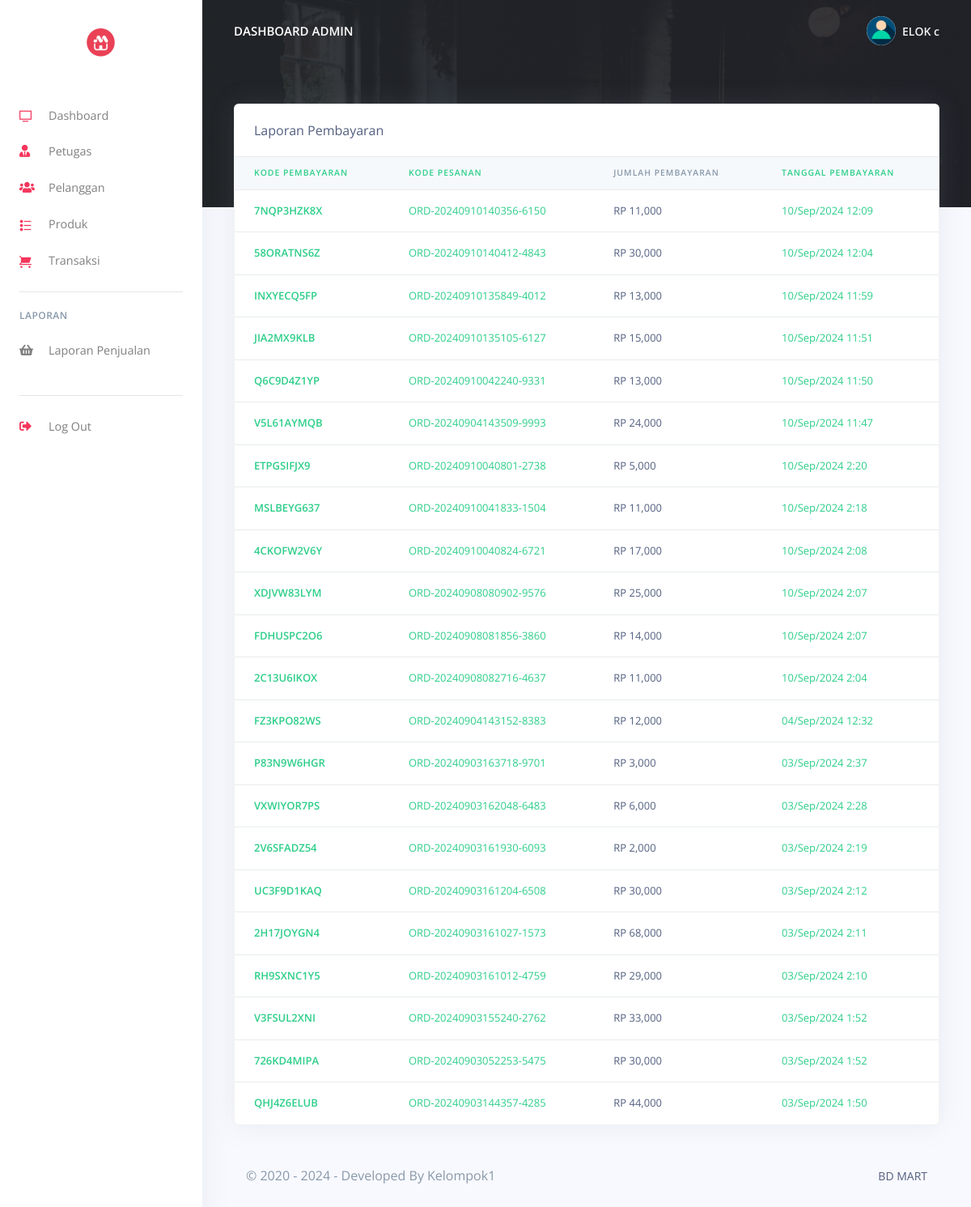
The app's page /pos/admin/payments_reports.php (signed in) with its own data.
### tables this page shows
CREATE TABLE `user` (
  `UserID` int(11) NOT NULL,
  `Username` varchar(255) NOT NULL,
  `Password` varchar(255) NOT NULL,
  `Email` varchar(255) NOT NULL,
  `NamaLengkap` varchar(255) NOT NULL,
  `Alamat` varchar(200) NOT NULL,
  `level` enum('admin','petugas') NOT NULL
);

CREATE TABLE `detailpenjualan` (
  `DetailIID` int(11) NOT NULL,
  `PenjualanID` int(11) NOT NULL,
  `ProdukID` int(11) NOT NULL,
  `kode_pembayaran` varchar(200) NOT NULL,
  `kode_penjualan` varchar(200) NOT NULL,
  `JumlahProduk` int(11) NOT NULL,
  `TotalHarga` decimal(10,2) NOT NULL,
  `DibuatPada` timestamp NOT NULL DEFAULT current_timestamp() ON UPDATE current_timestamp(),
  `TotalBayar` decimal(10,2) NOT NULL,
  `kembalian` decimal(10,2) NOT NULL
);

### pos/admin/payments_reports.php (the view, shortened to what this page needs)
<?php
include('config/checklogin.php');
require_once('partials/_head.php');
?>
<body>
    <?php
    require_once('partials/_sidebar.php');
    ?>
    <div class="main-content">
        <?php
        require_once('partials/_topnav.php');
        ?>
        <div class="container-fluid mt--8">
            <div class="row">
                <div class="col">
                    <div class="card shadow">
                        <div class="card-header border-0">
                            Laporan Pembayaran
                        </div>
                        <div class="table-responsive">
                            <table class="table align-items-center table-flush">
                                <thead class="thead-light">
                                    <tr>
                                        <th class="text-success" scope="col">Kode Pembayaran</th>
                                        <th class="text-success" scope="col">Kode Pesanan</th>
                                        <th scope="col">Jumlah Pembayaran</th>
                                        <th class="text-success" scope="col">Tanggal Pembayaran</th>
                                    </tr>
                                </thead>
                                <tbody>
                                    <?php
                                    $ret = "SELECT * FROM  detailpenjualan ORDER BY `DibuatPada` DESC ";
                                    $stmt = $mysqli->prepare($ret);
                                    $stmt->execute();
                                    $res = $stmt->get_result();
                                    while ($payment = $res->fetch_object()) {
                                    ?>
                                        <tr>
                                            <th class="text-success" scope="row">
                                                <?php echo $payment->kode_pembayaran; ?>
                                            </th>
                                            <td class="text-success">
                                                <?php echo $payment->kode_penjualan; ?>
                                            </td>
                                            <td>
                                                RP <?php echo number_format($payment->TotalHarga, 0, '.', ','); ?>
                                            </td>
                                            <td class="text-success">
                                                <?php echo date('d/M/Y g:i', strtotime($payment->DibuatPada)) ?>
                                            </td>
                                        </tr>
                                    <?php } ?>
                                </tbody>
                            </table>
                        </div>
                    </div>
                </div>
            </div>
            <?php
            require_once('partials/_footer.php');
            ?>
        </div>
    </div>
</body>
</html>

### pos/admin/partials/_sidebar.php (shortened to what this page needs)
<?php
$UserID = $_SESSION['UserID'];
$ret = "SELECT * FROM  user  WHERE UserID = '$UserID'";
$stmt = $mysqli->prepare($ret);
$stmt->execute();
$res = $stmt->get_result();
while ($admin = $res->fetch_object()) {
?>
  <nav class="navbar navbar-vertical fixed-left navbar-expand-md navbar-light bg-white" id="sidenav-main">
    <div class="container-fluid">
      <a class="navbar-brand" href="dashboard.php">
        <img src="assets/img/brand/logo.jpg" class="navbar-brand-img img-fluid" alt="...">
      </a>
      <div class="collapse navbar-collapse" id="sidenav-collapse-main">
        <ul class="navbar-nav">
          <li class="nav-item">
            <a class="nav-link" href="dashboard.php">
              <i class="ni ni-tv-2 text-danger"></i> Dashboard
            </a>
          </li>
          <li class="nav-item">
            <a class="nav-link" href="hrm.php">
              <i class="fas fa-user-tie text-danger"></i> Petugas
            </a>
          </li>
          <li class="nav-item">
            <a class="nav-link" href="customes.php">
              <i class="fas fa-users text-danger"></i> Pelanggan
            </a>
          </li>
          <li class="nav-item">
            <a class="nav-link" href="products.php">
              <i class="ni ni-bullet-list-67 text-danger"></i>Produk
            </a>
          </li>
          <li class="nav-item">
            <a class="nav-link" href="orders.php">
              <i class="ni ni-cart text-danger"></i> Transaksi
            </a>
          </li>
        </ul>
        <hr class="my-3">
        <h6 class="navbar-heading text-muted">Laporan</h6>
        <ul class="navbar-nav mb-md-3">
          <li class="nav-item">
            <a class="nav-link" href="report.php">
              <i class="fas fa-shopping-basket"></i> Laporan Penjualan
            </a>
          </li>
        </ul>
        <hr class="my-3">
        <ul class="navbar-nav mb-md-3">
          <li class="nav-item">
            <a class="nav-link" href="logout.php">
              <i class="fas fa-sign-out-alt text-danger"></i> Log Out
            </a>
          </li>
        </ul>
      </div>
    </div>
  </nav>
<?php } ?>

### pos/admin/partials/_topnav.php (shortened to what this page needs)
<?php
$UserID = $_SESSION['UserID'];
$ret = "SELECT * FROM  user  WHERE UserID = '$UserID'";
$stmt = $mysqli->prepare($ret);
$stmt->execute();
$res = $stmt->get_result();
while ($admin = $res->fetch_object()) {
?>
    <nav class="navbar navbar-top navbar-expand-md navbar-dark" id="navbar-main">
        <div class="container-fluid">
            <a class="h4 mb-0 text-white text-uppercase d-none d-lg-inline-block" href="dashboard.php">Dashboard Admin</a>
            <ul class="navbar-nav align-items-center d-none d-md-flex">
                <li class="nav-item dropdown">
                    <a class="nav-link pr-0" href="#" role="button" data-toggle="dropdown" aria-haspopup="true" aria-expanded="false">
                        <div class="media align-items-center">
                            <span class="avatar avatar-sm rounded-circle">
                                <img alt="Image placeholder" src="assets/img/theme/user-a-min.png">
                            </span>
                            <div class="media-body ml-2 d-none d-lg-block">
                                <span class="mb-0 text-sm  font-weight-bold"><?php echo $admin->Username; ?></span>
                            </div>
                        </div>
                    </a>
                </li>
            </ul>
        </div>
    </nav>
<?php } ?>

### records on screen
user: Username "ELOK c"
detailpenjualan: kode_pembayaran "7NQP3HZK8X", kode_penjualan "ORD-20240910140356-6150", TotalHarga "11,000", DibuatPada "10/Sep/2024 12:09"
detailpenjualan: kode_pembayaran "58ORATNS6Z", kode_penjualan "ORD-20240910140412-4843", TotalHarga "30,000", DibuatPada "10/Sep/2024 12:04"
detailpenjualan: kode_pembayaran "INXYECQ5FP", kode_penjualan "ORD-20240910135849-4012", TotalHarga "13,000", DibuatPada "10/Sep/2024 11:59"
detailpenjualan: kode_pembayaran "JIA2MX9KLB", kode_penjualan "ORD-20240910135105-6127", TotalHarga "15,000", DibuatPada "10/Sep/2024 11:51"
detailpenjualan: kode_pembayaran "Q6C9D4Z1YP", kode_penjualan "ORD-20240910042240-9331", TotalHarga "13,000", DibuatPada "10/Sep/2024 11:50"
detailpenjualan: kode_pembayaran "V5L61AYMQB", kode_penjualan "ORD-20240904143509-9993", TotalHarga "24,000", DibuatPada "10/Sep/2024 11:47"
detailpenjualan: kode_pembayaran "ETPGSIFJX9", kode_penjualan "ORD-20240910040801-2738", TotalHarga "5,000", DibuatPada "10/Sep/2024 2:20"
detailpenjualan: kode_pembayaran "MSLBEYG637", kode_penjualan "ORD-20240910041833-1504", TotalHarga "11,000", DibuatPada "10/Sep/2024 2:18"
detailpenjualan: kode_pembayaran "4CKOFW2V6Y", kode_penjualan "ORD-20240910040824-6721", TotalHarga "17,000", DibuatPada "10/Sep/2024 2:08"
detailpenjualan: kode_pembayaran "XDJVW83LYM", kode_penjualan "ORD-20240908080902-9576", TotalHarga "25,000", DibuatPada "10/Sep/2024 2:07"
detailpenjualan: kode_pembayaran "FDHUSPC2O6", kode_penjualan "ORD-20240908081856-3860", TotalHarga "14,000", DibuatPada "10/Sep/2024 2:07"
detailpenjualan: kode_pembayaran "2C13U6IKOX", kode_penjualan "ORD-20240908082716-4637", TotalHarga "11,000", DibuatPada "10/Sep/2024 2:04"
detailpenjualan: kode_pembayaran "FZ3KPO82WS", kode_penjualan "ORD-20240904143152-8383", TotalHarga "12,000", DibuatPada "04/Sep/2024 12:32"
detailpenjualan: kode_pembayaran "P83N9W6HGR", kode_penjualan "ORD-20240903163718-9701", TotalHarga "3,000", DibuatPada "03/Sep/2024 2:37"
detailpenjualan: kode_pembayaran "VXWIYOR7PS", kode_penjualan "ORD-20240903162048-6483", TotalHarga "6,000", DibuatPada "03/Sep/2024 2:28"
detailpenjualan: kode_pembayaran "2V6SFADZ54", kode_penjualan "ORD-20240903161930-6093", TotalHarga "2,000", DibuatPada "03/Sep/2024 2:19"
detailpenjualan: kode_pembayaran "UC3F9D1KAQ", kode_penjualan "ORD-20240903161204-6508", TotalHarga "30,000", DibuatPada "03/Sep/2024 2:12"
detailpenjualan: kode_pembayaran "2H17JOYGN4", kode_penjualan "ORD-20240903161027-1573", TotalHarga "68,000", DibuatPada "03/Sep/2024 2:11"
detailpenjualan: kode_pembayaran "RH9SXNC1Y5", kode_penjualan "ORD-20240903161012-4759", TotalHarga "29,000", DibuatPada "03/Sep/2024 2:10"
detailpenjualan: kode_pembayaran "V3FSUL2XNI", kode_penjualan "ORD-20240903155240-2762", TotalHarga "33,000", DibuatPada "03/Sep/2024 1:52"
detailpenjualan: kode_pembayaran "726KD4MIPA", kode_penjualan "ORD-20240903052253-5475", TotalHarga "30,000", DibuatPada "03/Sep/2024 1:52"
detailpenjualan: kode_pembayaran "QHJ4Z6ELUB", kode_penjualan "ORD-20240903144357-4285", TotalHarga "44,000", DibuatPada "03/Sep/2024 1:50"
